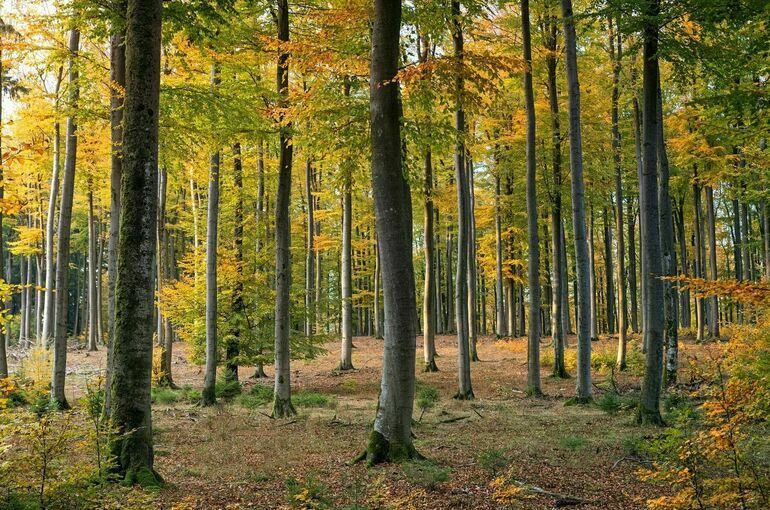
#> input picture 02_orig.jpg, 770 x 510 px
$ jupyter execute --allow-errors Lab3_ZaharovNA_214-321.ipynb
#> lines starting #> are read from the running program, lines starting #| are printed output that depends on the picture
[cell 1]
import cv2
import numpy as np
import matplotlib.pyplot as plt
import random
from PIL import Image, ImageDraw
from skimage.io import imread
from skimage import io,data
import imutils

[cell 2]
image = Image.open("02_orig.jpg") #Открываем изображение.
#> image is the input picture: PIL image 770x510 RGB; mean R, G, B 111.9, 103.7, 52.4
draw = ImageDraw.Draw(image)
width = image.size[0] #Определяем ширину.
#> width = 770
height = image.size[1] #Определяем высоту.
#> height = 510
pix = image.load() #Выгружаем значения пикселей.

[cell 3]
# Преобразование изображения в Черно-белое
for i in range(width):
	for j in range(height):
		a = pix[i, j][0]
		b = pix[i, j][1]
		c = pix[i, j][2]
		S = (a + b + c) // 3
		draw.point((i, j), (S, S, S))
image.save("02.jpg", "JPEG")
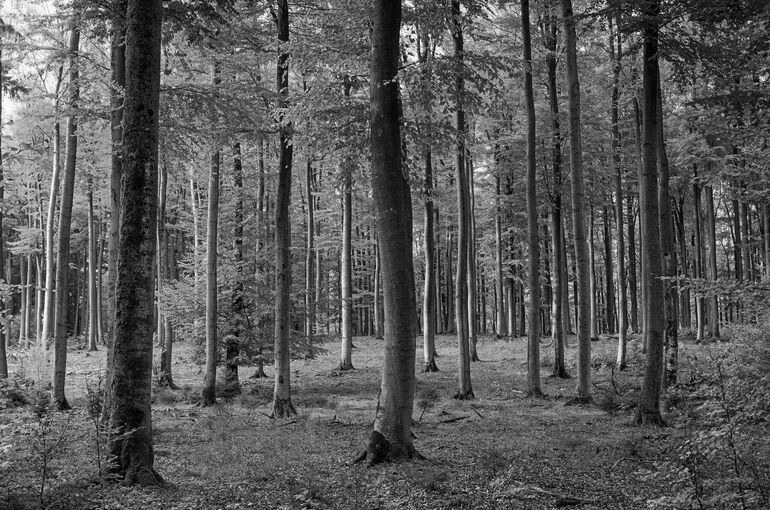
#> saved as 02.jpg: PIL image 770x510 RGB; min 0, max 255, mean 89
del draw

[cell 4]
# Нормализация гистограммы
def hist_normalization(img, a=0, b=255):
	c = img.min()
	d = img.max()
	out = img.copy()
	out = (b-a) / (d - c) * (out - c) + a
	out[out < a] = a
	out[out > b] = b
	out = out.astype(np.uint8)
	return out
#> (the rest of this cell did not finish here and is left out)

[cell 5]
# Эквилизация гистограммы
wiki_img=cv2.imread('test1.jpg')
#> (the rest of this cell did not finish here and is left out)

[cell 6]
# Преобразование по заданной функции.
img = cv2.imread('test1.jpg',0)
clahe = cv2.createCLAHE(clipLimit=2.0, tileGridSize=(8,8))
cl1 = clahe.apply(img)
hist=cv2.calcHist([img],[0],None,[256],[0,256])
#> hist = 256 values from 0 to 0
equ_hist=cv2.calcHist([cl1],[0],None,[256],[0,256])
#> equ_hist = 256 values from 0 to 0
fig=plt.figure()
ax1=fig.add_subplot(1,2,1)
ax1.plot(hist)
ax2=fig.add_subplot(1,2,2)
ax2.plot(equ_hist)
plt.show()
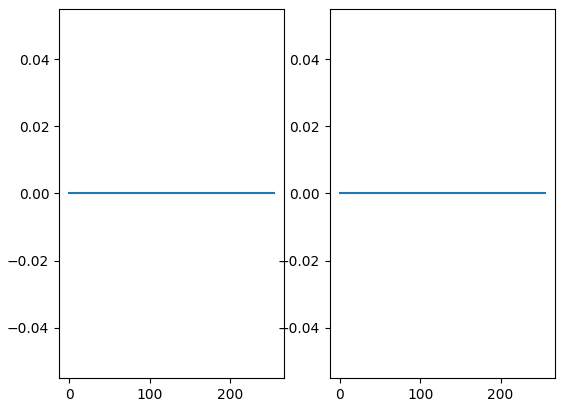
#> figure drawn by matplotlib, 2 panels
cv2.imwrite('clahe_1.jpg',cl1)
#> Out = True
